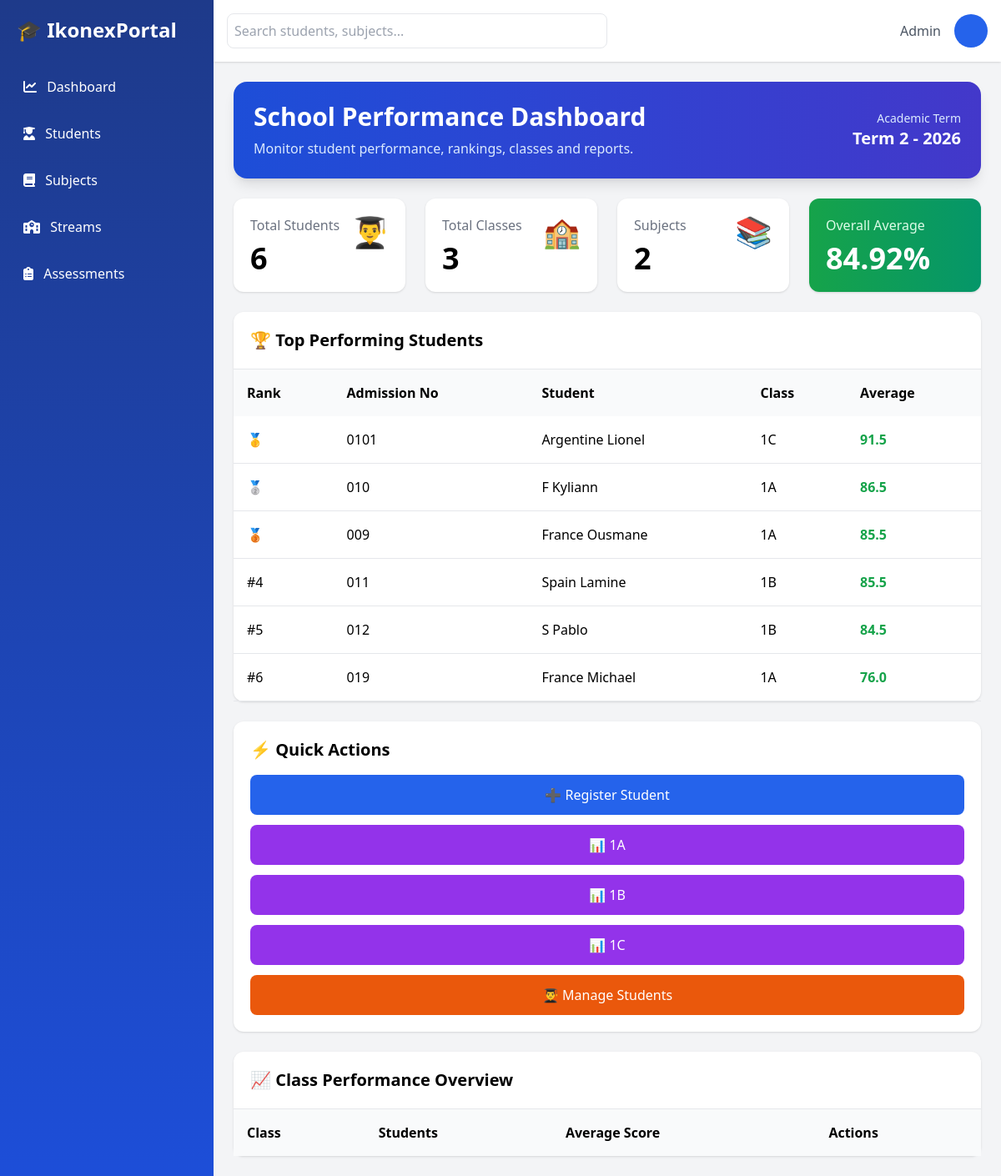
The page / on the database its author committed.
### Ikonex/models.py (models this page shows, shortened)
class Student(models.Model):
    class_stream = models.ForeignKey(ClassStream, on_delete=models.CASCADE, related_name="students")
    admission_number = models.CharField(max_length=40, unique=True)
    surname = models.CharField(max_length=50)
    first_name = models.CharField(max_length=50)
    last_name = models.CharField(max_length=50)
    created_at = models.DateTimeField(auto_now_add=True)

class ClassStream(models.Model):
    name = models.CharField(max_length=50, unique=True)
    def __str__(self):
        return self.name

### Ikonex/views.py (the view)
# urls.py: path('', dashboard, name='dashboard'),
def dashboard(request):
    students = Student.objects.all()
    rankings = [
        {
            'student' : s,
            'average': average_score(s)
        }
        for s in students
    ]
    rankings = sorted(rankings, key=lambda x: x["average"], reverse=True)
    total_students = students.count()
    total_subjects = Subject.objects.count()
    total_classes = ClassStream.objects.count()
    classes = ClassStream.objects.all()
    overall_average = round(
        sum(average_score(s) for s in students) / total_students
        if total_students else 0,
        2
    )
    context = {
        "total_students": total_students,
        "total_subjects": total_subjects,
        "total_classes": total_classes,
        "overall_average": overall_average,
        'classes': classes,
        "rankings": rankings[:10],
    }
    return render(request, "home/homepage.html", context)

### Ikonex/models.py (called while the page is built)
    @property
    def total_score(self):
        return self.cat_score + self.exam_score

### Ikonex/utils.py (called while the page is built)
def average_score(student):
    assessments = Assessment.objects.filter(student=student)
    total = sum(p.total_score for p in assessments)
    count = assessments.count()
    return total / count if count else 0

### templates/home/homepage.html (shortened to what this page needs)
{% extends 'home/base.html' %}
{% block content %}
<div class="bg-gradient-to-r from-blue-700 to-indigo-700 rounded-2xl p-6 text-white shadow-lg">
    <div class="flex justify-between items-center">
        <div>
            <h1 class="text-3xl font-bold">
                School Performance Dashboard
            </h1>
            <p class="mt-2 text-blue-100">
                Monitor student performance, rankings, classes and reports.
            </p>
        </div>
        <div class="hidden md:block text-right">
            <p class="text-sm text-blue-100">
                Academic Term
            </p>
            <h2 class="text-xl font-semibold">
                Term 2 - 2026
            </h2>
        </div>
    </div>
</div>
<div class="grid grid-cols-1 md:grid-cols-4 gap-6 mt-6">
    <div class="bg-white rounded-xl shadow p-5">
        <div class="flex justify-between">
            <div>
                <p class="text-gray-500">
                    Total Students
                </p>
                <h2 class="text-4xl font-bold mt-2">
                    {{ total_students }}
                </h2>
            </div>
            <div class="text-4xl">
                👨‍🎓
            </div>
        </div>
    </div>
    <div class="bg-white rounded-xl shadow p-5">
        <div class="flex justify-between">
            <div>
                <p class="text-gray-500">
                    Total Classes
                </p>
                <h2 class="text-4xl font-bold mt-2">
                    {{ total_classes }}
                </h2>
            </div>
            <div class="text-4xl">
                🏫
            </div>
        </div>
    </div>
    <div class="bg-white rounded-xl shadow p-5">
        <div class="flex justify-between">
            <div>
                <p class="text-gray-500">
                    Subjects
                </p>
                <h2 class="text-4xl font-bold mt-2">
                    {{ total_subjects }}
                </h2>
            </div>
            <div class="text-4xl">
                📚
            </div>
        </div>
    </div>
    <div class="bg-gradient-to-r from-green-600 to-emerald-600 text-white rounded-xl shadow p-5">
        <p class="text-green-100">
            Overall Average
        </p>
        <h2 class="text-4xl font-bold mt-2">
            {{ overall_average }}%
        </h2>
    </div>
</div>
<div class="grid grid-cols-1 xl:grid-cols-3 gap-6 mt-6">
    <div class="xl:col-span-2 bg-white rounded-xl shadow">
        <div class="p-5 border-b">
            <h2 class="text-xl font-bold">
                🏆 Top Performing Students
            </h2>
        </div>
        <div class="overflow-x-auto">
            <table class="w-full">
                <thead class="bg-gray-50">
                    <tr>
                        <th class="p-4 text-left">Rank</th>
                        <th class="p-4 text-left">Admission No</th>
                        <th class="p-4 text-left">Student</th>
                        <th class="p-4 text-left">Class</th>
                        <th class="p-4 text-left">Average</th>
                    </tr>
                </thead>
                <tbody>
                    {% for item in rankings %}
                    <tr class="border-b hover:bg-gray-50">
                        <td class="p-4">
                            {% if forloop.counter == 1 %}
                                🥇
                            {% elif forloop.counter == 2 %}
                                🥈
                            {% elif forloop.counter == 3 %}
                                🥉
                            {% else %}
                                #{{ forloop.counter }}
                            {% endif %}
                        </td>
                        <td class="p-4">
                            {{ item.student.admission_number }}
                        </td>
                        <td class="p-4 font-medium">
                            {{ item.student.surname }}
                            {{ item.student.first_name }}
                        </td>
                        <td class="p-4">
                            {{ item.student.class_stream }}
                        </td>
                        <td class="p-4 font-bold text-green-600">
                            {{ item.average }}
                        </td>
                    </tr>
                    {% endfor %}
                </tbody>
            </table>
        </div>
    </div>
    <div class="bg-white rounded-xl shadow p-5">
        <h2 class="text-xl font-bold mb-4">
            ⚡ Quick Actions
        </h2>
        <div class="space-y-3">
            <a href="{% url 'student-create' %}"
               class="block bg-blue-600 hover:bg-blue-700 text-white p-3 rounded-lg text-center">
                ➕ Register Student
            </a>
            {% for class_stream in classes %}
            <a href="{% url 'class-performance' class_stream.id %}"
               class="block bg-purple-600 hover:bg-purple-700 text-white p-3 rounded-lg text-center">
                📊 {{ class_stream }}
            </a>
            {% endfor %}
            <a href="{% url 'student-list' %}"
               class="block bg-orange-600 hover:bg-orange-700 text-white p-3 rounded-lg text-center">
                👨‍🎓 Manage Students
            </a>
        </div>
    </div>
</div>
<div class="mt-6 bg-white rounded-xl shadow">
    <div class="p-5 border-b">
        <h2 class="text-xl font-bold">
            📈 Class Performance Overview
        </h2>
    </div>
    <div class="overflow-x-auto">
        <table class="w-full">
            <thead class="bg-gray-50">
                <tr>
                    <th class="p-4 text-left">Class</th>
                    <th class="p-4 text-left">Students</th>
                    <th class="p-4 text-left">Average Score</th>
                    <th class="p-4 text-left">Actions</th>
                </tr>
            </thead>
        </table>
    </div>
</div>
{% endblock %}

### templates/home/base.html (shortened to what this page needs)
<!DOCTYPE html>
<html lang="en">
<head>
    <script src="https://cdn.tailwindcss.com"></script>
    <link href="https://cdnjs.cloudflare.com/ajax/libs/font-awesome/6.5.0/css/all.min.css" rel="stylesheet">
</head>
<body class="bg-gray-100">
<div class="flex h-screen">
    <aside class="w-64 bg-gradient-to-b from-blue-900 to-blue-700 text-white p-5">
        <h1 class="text-2xl font-bold mb-8">
            🎓 IkonexPortal
        </h1>
        <nav class="space-y-4">
            <a href="{% url 'dashboard' %}" class="block hover:bg-blue-800 p-2 rounded">
                <i class="fa fa-chart-line mr-2"></i> Dashboard
            </a>
            <a href="{% url 'student-list' %}" class="block hover:bg-blue-800 p-2 rounded">
                <i class="fa fa-user-graduate mr-2"></i> Students
            </a>
            <a href="{% url 'subject-list' %}" class="block hover:bg-blue-800 p-2 rounded">
                <i class="fa fa-book mr-2"></i> Subjects
            </a>
            <a href="{% url 'stream-list' %}" class="block hover:bg-blue-800 p-2 rounded">
                <i class="fa fa-school mr-2"></i> Streams
            </a>
            <a href="{% url 'assessment-list' %}" class="block hover:bg-blue-800 p-2 rounded">
                <i class="fa fa-clipboard-list mr-2"></i> Assessments
            </a>
        </nav>
    </aside>
    <div class="flex-1 flex flex-col">
        <header class="bg-white shadow p-4 flex justify-between items-center">
            <input type="text"
                   placeholder="Search students, subjects..."
                   class="w-1/2 p-2 border rounded-lg focus:outline-none focus:ring">
            <div class="flex items-center space-x-4">
                <span class="text-gray-600">Admin</span>
                <div class="w-10 h-10 bg-blue-600 rounded-full"></div>
            </div>
        </header>
        <main class="p-6 overflow-y-auto">
            {% block content %}
            {% endblock %}
        </main>
    </div>
</div>
</body>
</html>

### rows shown on the page
Student: student.admission_number "0101", student.surname "Argentine", student.first_name "Lionel", student.class_stream "1C", average "91.5"
Student: student.admission_number "010", student.surname "F", student.first_name "Kyliann", student.class_stream "1A", average "86.5"
Student: student.admission_number "009", student.surname "France", student.first_name "Ousmane", student.class_stream "1A", average "85.5"
Student: student.admission_number "011", student.surname "Spain", student.first_name "Lamine", student.class_stream "1B", average "85.5"
Student: student.admission_number "012", student.surname "S", student.first_name "Pablo", student.class_stream "1B", average "84.5"
Student: student.admission_number "019", student.surname "France", student.first_name "Michael", student.class_stream "1A", average "76.0"
ClassStream: name "1A"
ClassStream: name "1B"
ClassStream: name "1C"

### other values the page prints
{{ total_students }} "6"
{{ total_classes }} "3"
{{ total_subjects }} "2"
{{ overall_average }} "84.92"
